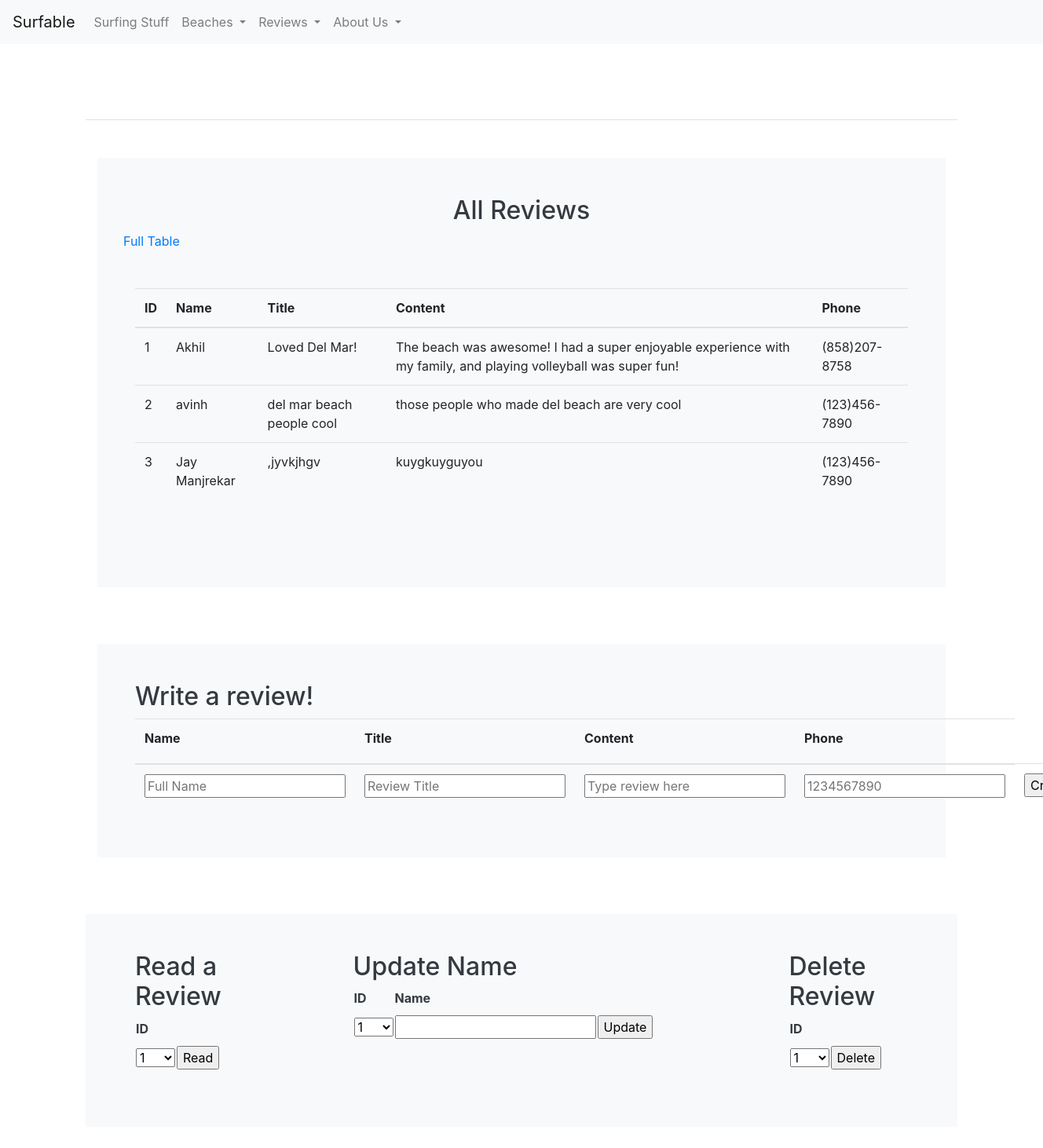
Page /crud/ on the earlier database version.
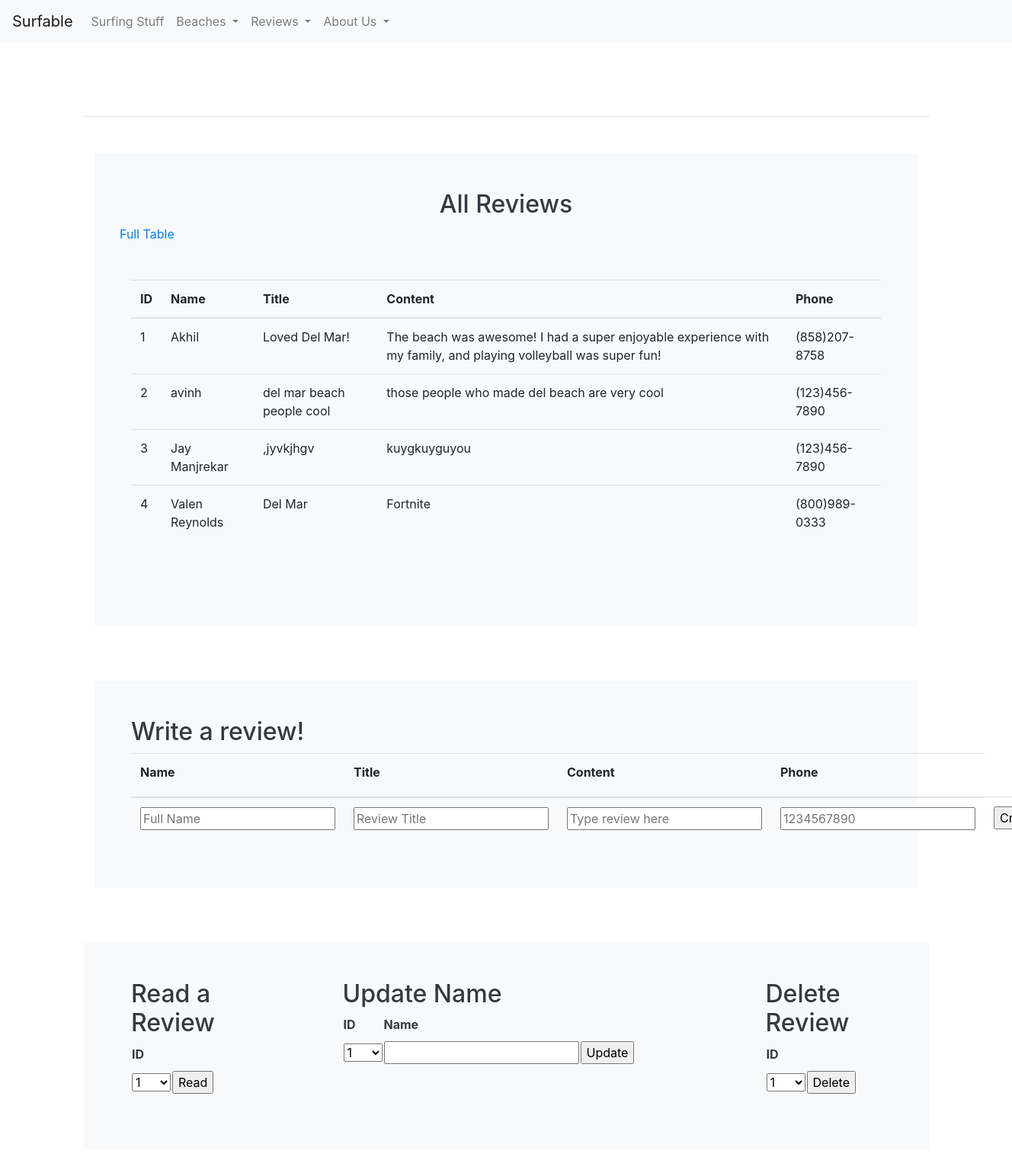
Same page on the later database version.
### crud/model.py (models this page shows, shortened)
class Users(db.Model):
    userID = db.Column(db.Integer, primary_key=True)
    name = db.Column(db.String(255), unique=False, nullable=False)
    title = db.Column(db.String(255), unique=True, nullable=False)
    content = db.Column(db.Text, unique=False, nullable=False)
    phone = db.Column(db.String(255), unique=False, nullable=False)
    def read(self):
        return {
            "userID": self.userID,
            "name": self.name,
            "title": self.title,
            "content": self.content,
            "phone": self.phone
        }

### crud/app_crud.py (the view)
@app_crud.route('/')
def crud():
    return render_template("crud.html", table=users_all())

### crud/app_crud.py (called while the page is built)
def users_all():
    return [peep.read() for peep in Users.query.all()]

### crud/templates/crud/crud.html (shortened to what this page needs)
<!DOCTYPE html>
{% include "layouts/base.html" %}
{% block content %}
<div class="container py-4">
    <header class="pb-3 mb-4 border-bottom">
            <h1 align="center">Write Beach Reviews!</h1>
    </header>
    <div class="container py-4">
        <div class="p-5 mb-4 bg-light text-dark rounded-3">
            <h2 align="center">All Reviews</h2>
            <div align="center" class="row align-items-center">
                <a href={{url_for('crud.crud')}}>Full Table</a>
            </div>
            <div class="row align-items-md-stretch">
                <div class="container-fluid py-5">
                    <table class="table">
                        <thead>
                        <tr>
                            <th>ID</th>
                            <th>Name</th>
                            <th>Title</th>
                            <th>Content</th>
                            <th>Phone</th>
                        </tr>
                        </thead>
                        <tbody>
                        {% for row in table %}
                        {% set pn = "" ~ row['phone'] %}
                        {% set pnf = "(" ~ pn[0:3] ~ ")" ~ pn[3:6] ~ "-" ~ pn[6:10] %}
                        <tr>
                            <td>{{ row['userID'] }}</td>
                            <td>{{ row['name'] }}</td>
                            <td>{{ row['title'] }}</td>
                            <td>{{ row['content'] }}</td>
                            <td>{{ pnf }}</td>
                        </tr>
                        {% endfor %}
                        </tbody>
                    </table>
                </div>
            </div>
        </div>
    </div>
    <div class="container py-4">
        <div class="p-5 mb-4 bg-light text-dark rounded-3">
            <h2>Write a review!</h2>
            <form method="POST" ID="create" action={{url_for('crud.create')}} >
                <table class="table">
                    <thead>
                    <tr>
                        <th><label for="name">Name</label></th>
                        <th><label for="title">Title</label></th>
                        <th><label for="content">Content</label></th>
                        <th><label for="phone">Phone</label></th>
                    </tr>
                    </thead>
                    <tbody>
                    <tr>
                        <td><input type="text" name="name" id="name" placeholder="Full Name" required></td>
                        <td><input type="title" name="title" id="title" placeholder="Review Title" required></td>
                        <td><input type="content" name="content" id="content" placeholder="Type review here" required></td>
                        <td><input type="tel" name="phone" id="phone" pattern="[0-9]{10}" placeholder="1234567890" required></td>
                        <td><input type="submit" value="Create"></td>
                    </tr>
                    </tbody>
                </table>
            </form>
        </div>
    </div>
    <div class="container py-4">
        <div class="row mb-4 bg-light text-dark rounded-3">
            <div class="col-md-3">
                <div class="p-5 mb-4 bg-light text-dark rounded-3">
                    <h2>Read a Review</h2>
                    <form method="POST" ID="read" action={{url_for('crud.read')}} >
                        <table id="read_table">
                            <tr><th><label for="read_userid">ID</label></th></tr>
                            <tr>
                                <td>
                                    <select name="userid" id="read_userid">
                                        <optgroup label="userid">
                                            {% for row in table %}
                                            <option label="{{ row['userID'] }}">{{ row['userID'] }}</option>
                                            {% endfor %}
                                        </optgroup>
                                    </select>
                                </td>
                                <td>
                                    <input type="submit" value="Read">
                                </td>
                            </tr>
                        </table>
                    </form>
                </div>
            </div>
            <div class="col-md-6">
                <div class="p-5 mb-4 bg-light text-dark rounded-3">
                    <h2>Update Name</h2>
                    <form method="POST" ID="update" action={{url_for('crud.update')}} >
                        <table id="update_table">
                            <tr>
                                <th><label for="update_userid">ID</label></th>
                                <th><label for="update_name">Name</label></th>
                            </tr>
                            <tr>
                                <td>
                                    <select name="userid" id="update_userid">
                                        <optgroup label="userid">
                                            {% for row in table %}
                                            <option label="{{ row['userID'] }}">{{ row['userID'] }}</option>
                                            {% endfor %}
                                        </optgroup>
                                    </select>
                                </td>
                                <td><input type="text" name="name" id="update_name" required></td>
                                <td><input type="submit" value="Update"></td>
                            </tr>
                        </table>
                    </form>
                </div>
            </div>
            <div class="col-md-3">
                <div class="p-5 mb-4 bg-light text-dark rounded-3">
                    <h2>Delete Review</h2>
                    <form method="POST" ID="read" action={{url_for('crud.delete')}} >
                        <table id="read_table">
                            <tr><th><label for="delete_userid">ID</label></th></tr>
                            <tr>
                                <td>
                                    <select name="userid" id="delete_userid">
                                        <optgroup label="userid">
                                            {% for row in table %}
                                            <option label="{{ row['userID'] }}">{{ row['userID'] }}</option>
                                            {% endfor %}
                                        </optgroup>
                                    </select>
                                </td>
                                <td><input type="submit" value="Delete"></td>
                            </tr>
                        </table>
                    </form>
                </div>
            </div>
        </div>
    </div>
</div>
{% endblock %}

### templates/layouts/base.html (shortened to what this page needs)
<!DOCTYPE HTML>
<html lang="en">
<head>
    <link rel="stylesheet" href="https://stackpath.bootstrapcdn.com/bootstrap/4.3.1/css/bootstrap.min.css">
</head>
<body>
{% include "layouts/navbar.html" %}
</body>
</html>

### templates/layouts/navbar.html (shortened to what this page needs)
<nav class="navbar navbar-expand-lg navbar-light bg-light">
  <a class="navbar-brand" href="/">Surfable</a>
  <div class="collapse navbar-collapse" id="navbarNavAltMarkup">
    <ul class="navbar-nav mr-auto">
      <a class="nav-link" href="/customization/">Surfing Stuff</a>
      <li class="nav-item dropdown">
        <a class="nav-link dropdown-toggle" href="#" id="navbarModel" role="button" data-toggle="dropdown" aria-haspopup="true" aria-expanded="false">
          Beaches
        </a>
      </li>
      <li class="nav-item dropdown">
        <a class="nav-link dropdown-toggle" href="#" id="navbarModel" role="button" data-toggle="dropdown" aria-haspopup="true" aria-expanded="false">
          Reviews
        </a>
      </li>
      <li class="nav-item dropdown">
        <a class="nav-link dropdown-toggle" href="#" id="navbarModel" role="button" data-toggle="dropdown" aria-haspopup="true" aria-expanded="false">
          About Us
        </a>
      </li>
    </ul>
  </div>
</nav>

### templates/layouts/base.html (style rules this page uses)
body { color: black; }
body { background-image: url("https://images.unsplash.com/photo-1594293390817-a4554dc6a713?ixid=MnwxMjA3fDB8MHxzZWFyY2h8NHx8YmVhY2glMjBuaWdodHxlbnwwfHwwfHw%3D&ixlib=rb-1.2.1&w=1000&q=80"); background-repeat: no-repeat; background-size: cover; }

### crud/templates/crud/crud.html (style rules this page uses)
h1 { color: white; }

Differences in the rows shown:
added Users: userID "4", name "Valen Reynolds", title "Del Mar", content "Fortnite", pnf "(800)989-0333"
